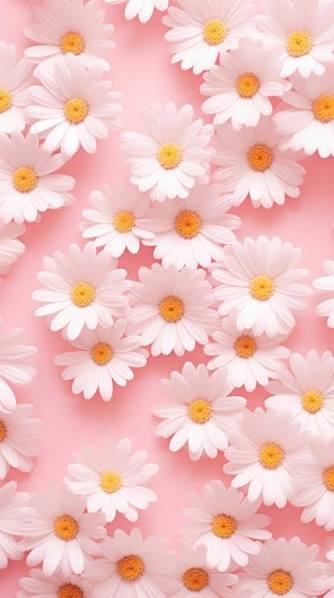
#> input picture In_class_activities/flowers.jpeg, 334 x 598 px
$ python image_annotation.py
#> lines starting #> are read from the running program, lines starting #| are printed output that depends on the picture
import cv2
import matplotlib.pyplot as plt

image_path = 'flowers.jpeg'
image = cv2.imread(image_path)
#> image is the input picture: shape (598, 334, 3); mean B, G, R 192.4, 194.6, 240.3

image_rgb = cv2.cvtColor(image, cv2.COLOR_BGR2RGB)

height, width, _= image_rgb.shape
#> height = 598; width = 334

rec1_width, rec1_height = 50, 50
topL1= (20,20)
bottomR1= (topL1[0] + rec1_width, topL1[1]+ rec1_height)
cv2.rectangle(image_rgb, topL1, bottomR1,(0, 255, 255), 3)

rec2_width, rec2_height =100, 50
topL2 = (width - rec2_width - 20, height - rec2_height - 20)
#> topL2 = (214, 528)
bottomR2 = (topL2[0] + rec2_width, topL2[1] + rec2_height)
#> bottomR2 = (314, 578)
cv2.rectangle(image_rgb, topL2, bottomR2, (255, 0, 255), 3)


cen1_x = topL1[0] + rec1_width // 2
cen1_y = topL1[1] + rec1_height // 2
cen2_x = topL2[0] + rec2_width // 2
#> cen2_x = 264
cen2_y = topL2[1] + rec2_height // 2
#> cen2_y = 553
cv2.circle(image_rgb, (cen1_x, cen1_y), 15, (0, 255, 0), -1)
cv2.circle(image_rgb, (cen2_x, cen2_y), 15, (0, 255, 0), -1)

cv2.line(image_rgb, (cen1_x, cen1_y), (cen2_x, cen2_y), (0, 255, 0), 3)

font= cv2.FONT_HERSHEY_SIMPLEX
cv2.putText(image_rgb, 'Top Left', (topL1[0], topL1[1] - 10), font, 0.7, (0, 255, 255), 2,
cv2.LINE_AA)
cv2.putText(image_rgb, 'Bottom Right', (topL2[0], topL2[1] - 10), font, 0.7, (255, 255, 255),2, cv2.LINE_AA)

arrow_start = (width - 50, 20)
#> arrow_start = (284, 20)
arrow_end = (width - 50, height-20)
#> arrow_end = (284, 578)

cv2.arrowedLine(image_rgb, arrow_start, arrow_end, (255, 255, 0), 3, tipLength=0.05)
cv2.arrowedLine(image_rgb, arrow_end, arrow_start, (255, 255, 0), 3, tipLength=0.05)
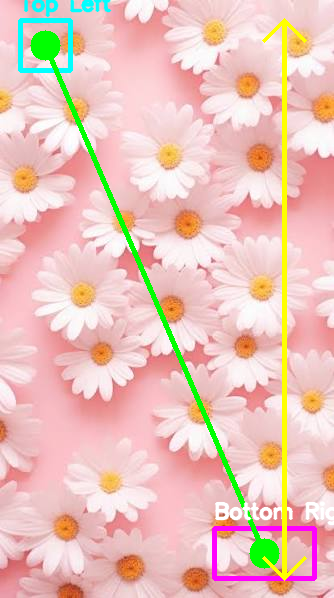
#> image_rgb: shape (598, 334, 3); mean R, G, B 234.3, 196.5, 187.3

plt.figure(figsize=(12, 8))
plt.imshow(image_rgb)
plt.title(' !!Annotated Image!! ')
plt.axis('off')
plt.show()
